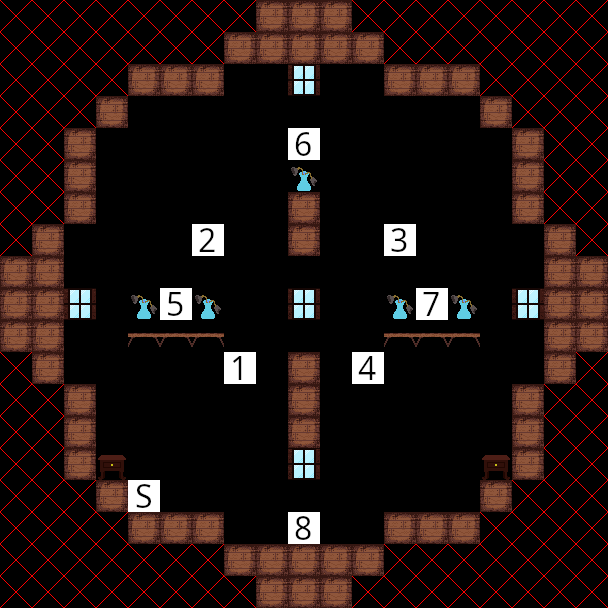

A 2D game scene composited from a Tiled map and its tileset images. What follows is a short description and the map's XML, with every tile layer's data as written:
An orthogonal 19x19 tile map with 32x32 px tiles, 1 tile layer (Tile Layer 1).

<map version="1.10" tiledversion="1.10.2" orientation="orthogonal" renderorder="right-down" width="19" height="19" tilewidth="32" tileheight="32" infinite="0" nextlayerid="2" nextobjectid="1">
 <editorsettings>
  <export target="../assets/levels/LevelCircle.csv" format="csv" />
 </editorsettings>
 <tileset firstgid="1" source="tiles.tsx" />
 <layer id="1" name="Tile Layer 1" width="19" height="19">
  <data encoding="csv">
7,7,7,7,7,7,7,7,2,2,2,7,7,7,7,7,7,7,7,
7,7,7,7,7,7,7,2,2,2,2,2,7,7,7,7,7,7,7,
7,7,7,7,2,2,2,0,0,23,0,0,2,2,2,7,7,7,7,
7,7,7,2,0,0,0,0,0,0,0,0,0,0,0,2,7,7,7,
7,7,2,0,0,0,0,0,0,106,0,0,0,0,0,0,2,7,7,
7,7,2,0,0,0,0,0,0,22,0,0,0,0,0,0,2,7,7,
7,7,2,0,0,0,0,0,0,2,0,0,0,0,0,0,2,7,7,
7,2,0,0,0,0,102,0,0,2,0,0,103,0,0,0,0,2,7,
2,2,0,0,0,0,0,0,0,0,0,0,0,0,0,0,0,2,2,
2,2,23,0,22,105,22,0,0,23,0,0,22,107,22,0,23,2,2,
2,2,0,0,3,3,3,0,0,0,0,0,3,3,3,0,0,2,2,
7,2,0,0,0,0,0,101,0,2,0,104,0,0,0,0,0,2,7,
7,7,2,0,0,0,0,0,0,2,0,0,0,0,0,0,2,7,7,
7,7,2,0,0,0,0,0,0,2,0,0,0,0,0,0,2,7,7,
7,7,2,21,0,0,0,0,0,23,0,0,0,0,0,21,2,7,7,
7,7,7,2,6,0,0,0,0,0,0,0,0,0,0,2,7,7,7,
7,7,7,7,2,2,2,0,0,108,0,0,2,2,2,7,7,7,7,
7,7,7,7,7,7,7,2,2,2,2,2,7,7,7,7,7,7,7,
7,7,7,7,7,7,7,7,2,2,2,7,7,7,7,7,7,7,7
</data>
 </layer>
</map>
